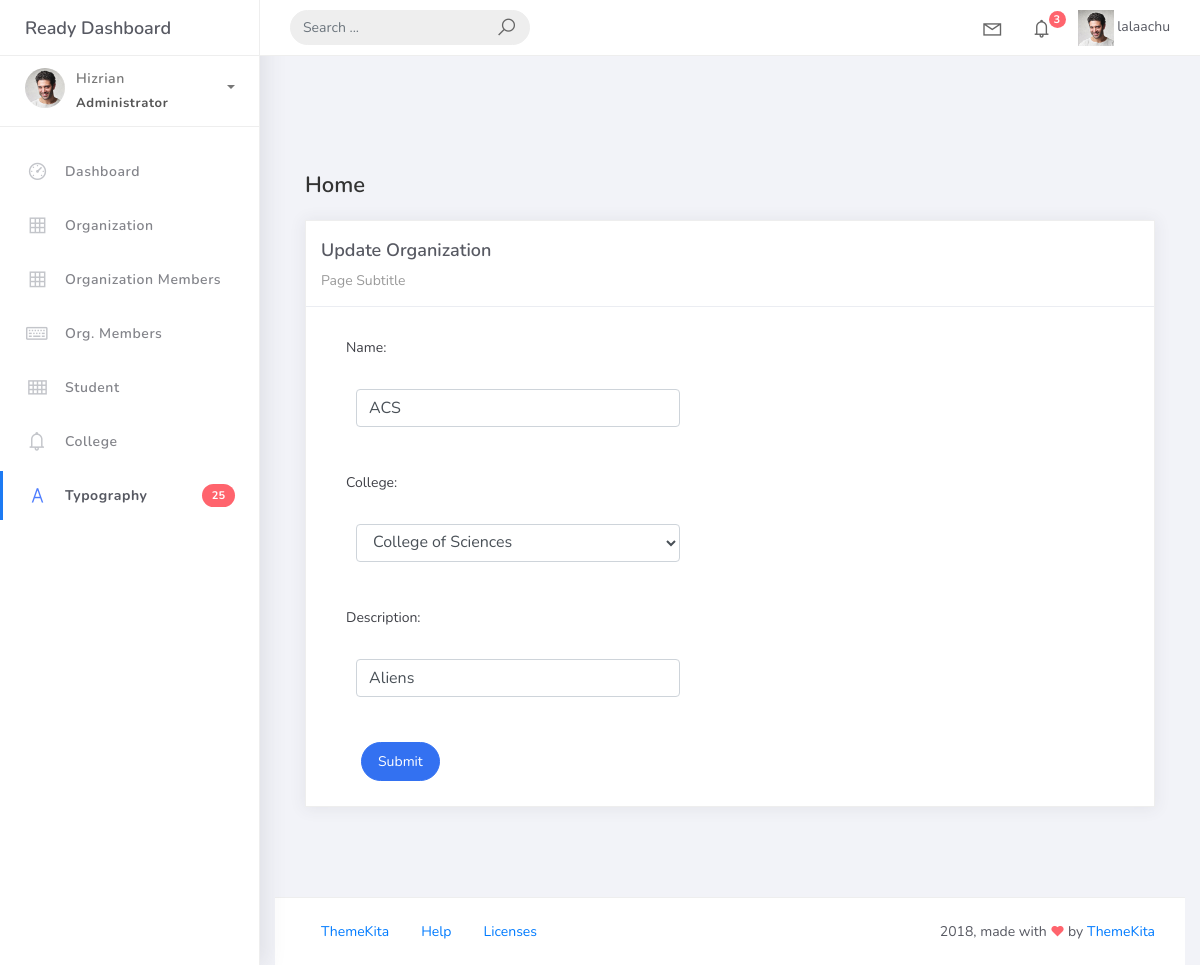
Screenshot of /organization_list/1 with the database file from the repository.
### studentorg/models.py (models this page shows, shortened)
class BaseModel(models.Model):
    created_at = models.DateTimeField(auto_now_add=True, db_index=True)
    updated_at = models.DateTimeField(auto_now=True)
    class Meta:
     abstract = True

class Organization(BaseModel):
    name = models.CharField(max_length=250)
    college = models.ForeignKey(College, null=True, blank=True, on_delete=models.CASCADE)
    description = models.CharField(max_length=500)

### studentorg/views.py (the view)
# urls.py: path("organization_list/<pk>", OrganizationUpdateView.as_view(), name="organization-update"),
class OrganizationUpdateView(UpdateView):
    model = Organization
    form_class = OrganizationForm
    template_name = "org_form.html"
    success_url = reverse_lazy("organization-list")

### studentorg/forms.py
class OrganizationForm(ModelForm):
    class Meta:
        model = Organization
        fields = "__all__"

### studentorg/models.py (called while the page is built)
       def __str__(self):
        return self.college_name

### templates/org_form.html (shortened to what this page needs)
{% extends 'base.html' %}
{% load static %}
{% block content %}
<div class="content">
    <div class="container-fluid">
        <h4 class="page-title">Home</h4>
        <div class="row">
            <div class="col-md-12">
                <div class="card">
                    <div class="card-header">
                        <div class="card-title">
                            {% if object %}
                                Update Organization
                            {% else %}
                                Add New Organization
                            {% endif %}
                        </div>
                        <div class="card-category">
                            Page Subtitle
                        </div>
                    </div>
                    <div class="col-md-6">
                        <div class="card-body">
                            <form action="" method="post" novalidate>
                                {% include 'includes/form.html' %}
                                <div class="form-group">
                                    <div class="col-md-12 col-sm-3">
                                        <button type="submit" class="btn btn-primary btn-rounded">
                                            Submit
                                        </button>
                                    </div>
                                </div>
                            </form>
                        </div>
                    </div>
                </div>
            </div>
        </div>
    </div>
</div>
{% endblock %}

### templates/includes/form.html (shortened to what this page needs)
{% load widget_tweaks %}
{% for field in form %}
<div class="field item form-group">
    <label>{{ field.label_tag }}</label>
    <div class="form-group">
        {% render_field field class="form-control" %}
    </div>
</div>
{% endfor %}

### rows the page displays
Organization: name "ACS" "College of Sciences" "Aliens"

### other values shown
{{ field.label_tag }} "Name:" "College:" "Description:"
